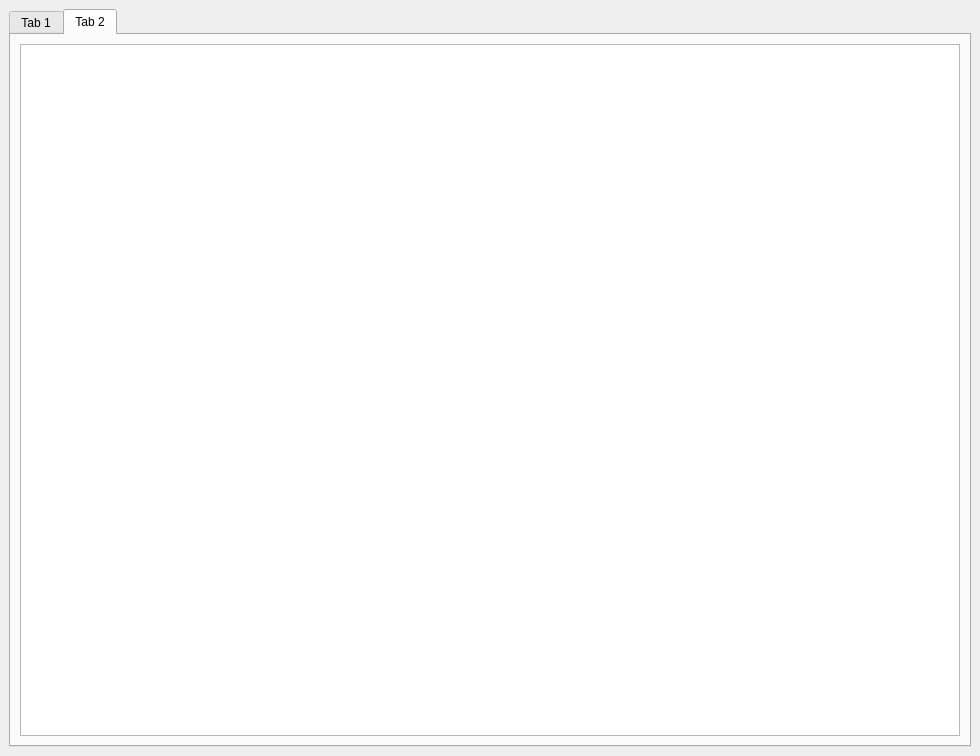
<?xml version="1.0" encoding="UTF-8"?>
<ui version="4.0">
 <class>MainWindow</class>
 <widget class="QMainWindow" name="MainWindow">
  <property name="geometry">
   <rect>
    <x>0</x>
    <y>0</y>
    <width>980</width>
    <height>756</height>
   </rect>
  </property>
  <property name="windowTitle">
   <string>MainWindow</string>
  </property>
  <widget class="QWidget" name="centralwidget">
   <property name="sizePolicy">
    <sizepolicy hsizetype="Maximum" vsizetype="Maximum">
     <horstretch>0</horstretch>
     <verstretch>0</verstretch>
    </sizepolicy>
   </property>
   <layout class="QGridLayout" name="gridLayout_2">
    <item row="0" column="0">
     <layout class="QVBoxLayout" name="verticalLayout" stretch="0">
      <property name="sizeConstraint">
       <enum>QLayout::SetDefaultConstraint</enum>
      </property>
      <item>
       <widget class="QTabWidget" name="tabWidget">
        <property name="currentIndex">
         <number>1</number>
        </property>
        <widget class="QWidget" name="tab">
         <attribute name="title">
          <string>Tab 1</string>
         </attribute>
         <layout class="QGridLayout" name="gridLayout">
          <item row="0" column="0">
           <widget class="QPlainTextEdit" name="plainTextEdit_3"/>
          </item>
         </layout>
        </widget>
        <widget class="QWidget" name="tab_2">
         <attribute name="title">
          <string>Tab 2</string>
         </attribute>
         <layout class="QGridLayout" name="gridLayout_3">
          <item row="0" column="0">
           <widget class="QPlainTextEdit" name="plainTextEdit_4"/>
          </item>
         </layout>
        </widget>
       </widget>
      </item>
     </layout>
    </item>
   </layout>
  </widget>
 </widget>
 <resources/>
 <connections/>
</ui>
